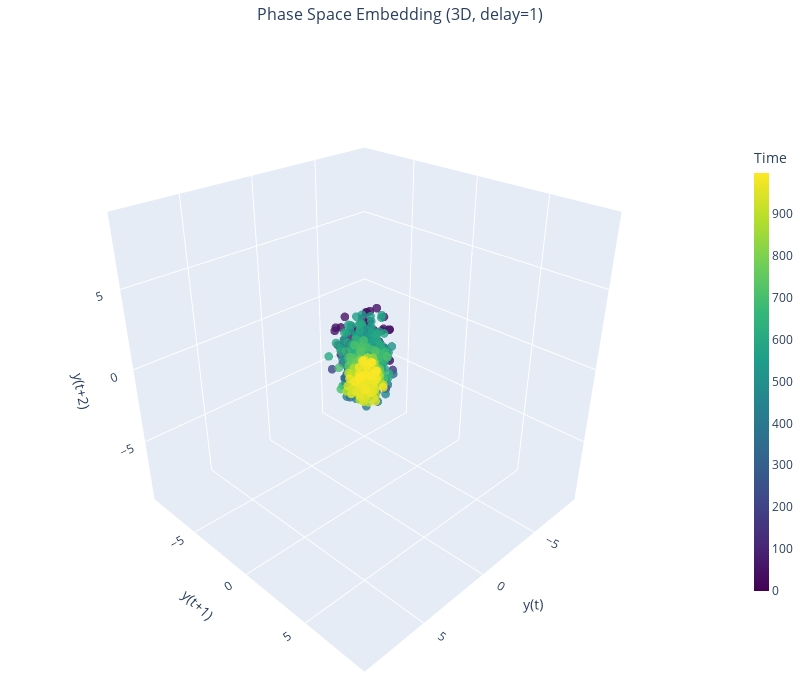

Notebook source saved alongside this figure:
### Code cell
# Comprehensive state space visualization with plot_all()
# Returns: (matplotlib_figure, plotly_3d_figure)
fig_mpl, fig_plotly_3d = viz.plot_all(interactive_3d=True)

# Show matplotlib figure (SSA, Fourier, Phase Space 2D, etc.)
plt.show()

# Show interactive 3D phase space
if fig_plotly_3d is not None:
    fig_plotly_3d.show()

### Figure 1 — Plotly figure (JSON) as saved in the notebook; plotly's stock layout.template omitted (floating-point values rounded to 4 significant figures; data arrays with more than 128 entries replaced by an {"elided": "..."} marker saying what was removed)
{"data": [{"hoverinfo": "skip", "line": {"color": "rgba(100,100,100,0.3)", "width": 1}, "mode": "lines", "name": "Trajectory", "type": "scatter3d", "x": {"elided": "998 float values"}, "y": {"elided": "998 float values"}, "z": {"elided": "998 float values"}}, {"hoverinfo": "text", "marker": {"color": {"elided": "998 int values"}, "colorbar": {"len": 0.7, "thickness": 15, "title": {"text": "Time"}}, "colorscale": [[0, "#440154"], [0.1111, "#482878"], [0.2222, "#3e4989"], [0.3333, "#31688e"], [0.4444, "#26828e"], [0.5556, "#1f9e89"], [0.6667, "#35b779"], [0.7778, "#6ece58"], [0.8889, "#b5de2b"], [1, "#fde725"]], "opacity": 0.8, "size": 3}, "mode": "markers", "name": "Points", "text": {"elided": "998 str values"}, "type": "scatter3d", "x": {"elided": "998 float values"}, "y": {"elided": "998 float values"}, "z": {"elided": "998 float values"}}], "layout": {"height": 700, "margin": {"b": 0, "l": 0, "r": 0, "t": 40}, "scene": {"camera": {"eye": {"x": 1.5, "y": 1.5, "z": 1.2}}, "xaxis": {"title": {"text": "y(t)"}}, "yaxis": {"title": {"text": "y(t+1)"}}, "zaxis": {"title": {"text": "y(t+2)"}}}, "showlegend": false, "title": {"font": {"size": 16}, "text": "Phase Space Embedding (3D, delay=1)", "x": 0.5}, "width": 800}}
